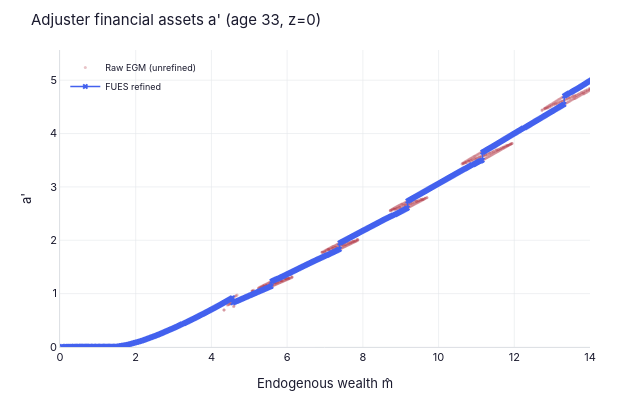
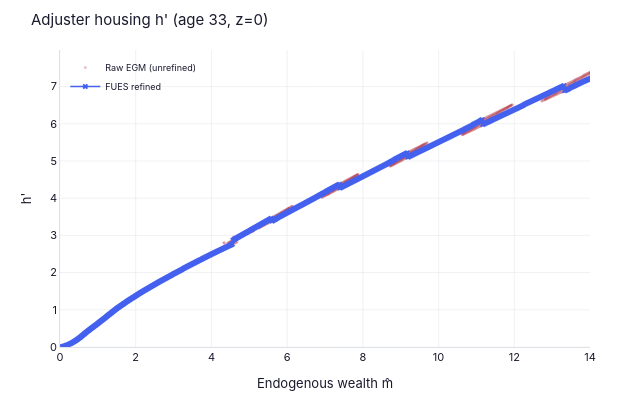
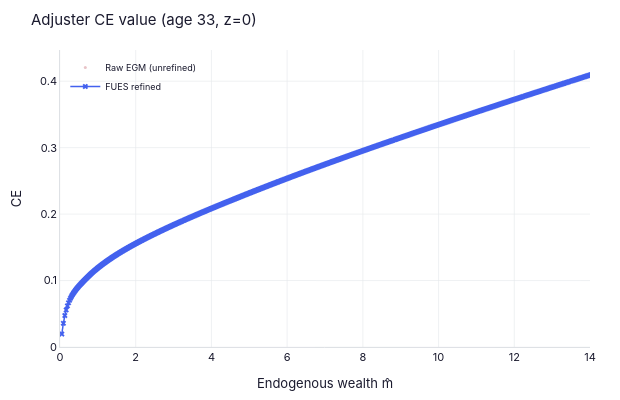

Notebook cell for these charts, in order:
### Markdown cell above
Interactive versions of the EGM grid (zoom/pan to inspect dense crossing regions). Requires Plotly; skipped gracefully in static environments.

### Code cell
# ── Interactive plotly (zoom/pan to inspect dense crossings) ──
try:
    from examples.durables.outputs import nb_plot_adjuster_egm_interactive
    fig_a, fig_h, fig_v = nb_plot_adjuster_egm_interactive(
        results['FUES']['nest'], results['FUES']['grids'], plot_t=33)
    fig_a.show()
    fig_h.show()
    fig_v.show()
except Exception as e:
    print(f'Interactive plots skipped: {e}')

### Figure 1 — Plotly figure (JSON) as saved in the notebook; plotly's stock layout.template omitted (floating-point values rounded to 4 significant figures; data arrays with more than 128 entries replaced by an {"elided": "..."} marker saying what was removed)
{"data": [{"marker": {"color": "#b23a48", "opacity": 0.3, "size": 3}, "mode": "markers", "name": "Raw EGM (unrefined)", "type": "scattergl", "x": {"elided": "1154 float values"}, "y": {"elided": "1154 float values"}}, {"line": {"color": "#4361ee", "width": 1.5}, "marker": {"color": "#4361ee", "size": 5, "symbol": "x"}, "mode": "lines+markers", "name": "FUES refined", "type": "scattergl", "x": {"elided": "635 float values"}, "y": {"elided": "635 float values"}}], "layout": {"dragmode": "zoom", "font": {"color": "#1a1a2e", "family": "Inter, Helvetica Neue, Arial, sans-serif", "size": 11}, "height": 400, "legend": {"bgcolor": "rgba(0,0,0,0)", "borderwidth": 0, "font": {"size": 9}, "x": 0.01, "y": 0.99}, "margin": {"b": 40, "l": 60, "r": 30, "t": 50}, "paper_bgcolor": "#ffffff", "plot_bgcolor": "#ffffff", "title": {"text": "Adjuster financial assets a' (age 33, z=0)"}, "width": 620, "xaxis": {"gridcolor": "#e5e7eb", "gridwidth": 0.6, "linecolor": "#d1d5db", "linewidth": 0.8, "range": [0, 14], "tickfont": {"color": "#1a1a2e"}, "title": {"font": {"color": "#1a1a2e"}, "text": "Endogenous wealth m̂"}, "zerolinecolor": "#e5e7eb"}, "yaxis": {"gridcolor": "#e5e7eb", "gridwidth": 0.6, "linecolor": "#d1d5db", "linewidth": 0.8, "rangemode": "tozero", "tickfont": {"color": "#1a1a2e"}, "title": {"font": {"color": "#1a1a2e"}, "text": "a'"}, "zerolinecolor": "#e5e7eb"}}}

### Figure 2 — Plotly figure (JSON) as saved in the notebook; plotly's stock layout.template omitted (floating-point values rounded to 4 significant figures; data arrays with more than 128 entries replaced by an {"elided": "..."} marker saying what was removed)
{"data": [{"marker": {"color": "#b23a48", "opacity": 0.3, "size": 3}, "mode": "markers", "name": "Raw EGM (unrefined)", "type": "scattergl", "x": {"elided": "1154 float values"}, "y": {"elided": "1154 float values"}}, {"line": {"color": "#4361ee", "width": 1.5}, "marker": {"color": "#4361ee", "size": 5, "symbol": "x"}, "mode": "lines+markers", "name": "FUES refined", "type": "scattergl", "x": {"elided": "635 float values"}, "y": {"elided": "635 float values"}}], "layout": {"dragmode": "zoom", "font": {"color": "#1a1a2e", "family": "Inter, Helvetica Neue, Arial, sans-serif", "size": 11}, "height": 400, "legend": {"bgcolor": "rgba(0,0,0,0)", "borderwidth": 0, "font": {"size": 9}, "x": 0.01, "y": 0.99}, "margin": {"b": 40, "l": 60, "r": 30, "t": 50}, "paper_bgcolor": "#ffffff", "plot_bgcolor": "#ffffff", "title": {"text": "Adjuster housing h' (age 33, z=0)"}, "width": 620, "xaxis": {"gridcolor": "#e5e7eb", "gridwidth": 0.6, "linecolor": "#d1d5db", "linewidth": 0.8, "range": [0, 14], "tickfont": {"color": "#1a1a2e"}, "title": {"font": {"color": "#1a1a2e"}, "text": "Endogenous wealth m̂"}, "zerolinecolor": "#e5e7eb"}, "yaxis": {"gridcolor": "#e5e7eb", "gridwidth": 0.6, "linecolor": "#d1d5db", "linewidth": 0.8, "rangemode": "tozero", "tickfont": {"color": "#1a1a2e"}, "title": {"font": {"color": "#1a1a2e"}, "text": "h'"}, "zerolinecolor": "#e5e7eb"}}}

### Figure 3 — Plotly figure (JSON) as saved in the notebook; plotly's stock layout.template omitted (floating-point values rounded to 4 significant figures; data arrays with more than 128 entries replaced by an {"elided": "..."} marker saying what was removed)
{"data": [{"marker": {"color": "#b23a48", "opacity": 0.3, "size": 3}, "mode": "markers", "name": "Raw EGM (unrefined)", "type": "scattergl", "x": {"elided": "1154 float values"}, "y": {"elided": "1154 float values"}}, {"line": {"color": "#4361ee", "width": 1.5}, "marker": {"color": "#4361ee", "size": 5, "symbol": "x"}, "mode": "lines+markers", "name": "FUES refined", "type": "scattergl", "x": {"elided": "635 float values"}, "y": {"elided": "635 float values"}}], "layout": {"dragmode": "zoom", "font": {"color": "#1a1a2e", "family": "Inter, Helvetica Neue, Arial, sans-serif", "size": 11}, "height": 400, "legend": {"bgcolor": "rgba(0,0,0,0)", "borderwidth": 0, "font": {"size": 9}, "x": 0.01, "y": 0.99}, "margin": {"b": 40, "l": 60, "r": 30, "t": 50}, "paper_bgcolor": "#ffffff", "plot_bgcolor": "#ffffff", "title": {"text": "Adjuster CE value (age 33, z=0)"}, "width": 620, "xaxis": {"gridcolor": "#e5e7eb", "gridwidth": 0.6, "linecolor": "#d1d5db", "linewidth": 0.8, "range": [0, 14], "tickfont": {"color": "#1a1a2e"}, "title": {"font": {"color": "#1a1a2e"}, "text": "Endogenous wealth m̂"}, "zerolinecolor": "#e5e7eb"}, "yaxis": {"gridcolor": "#e5e7eb", "gridwidth": 0.6, "linecolor": "#d1d5db", "linewidth": 0.8, "rangemode": "tozero", "tickfont": {"color": "#1a1a2e"}, "title": {"font": {"color": "#1a1a2e"}, "text": "CE"}, "zerolinecolor": "#e5e7eb"}}}
